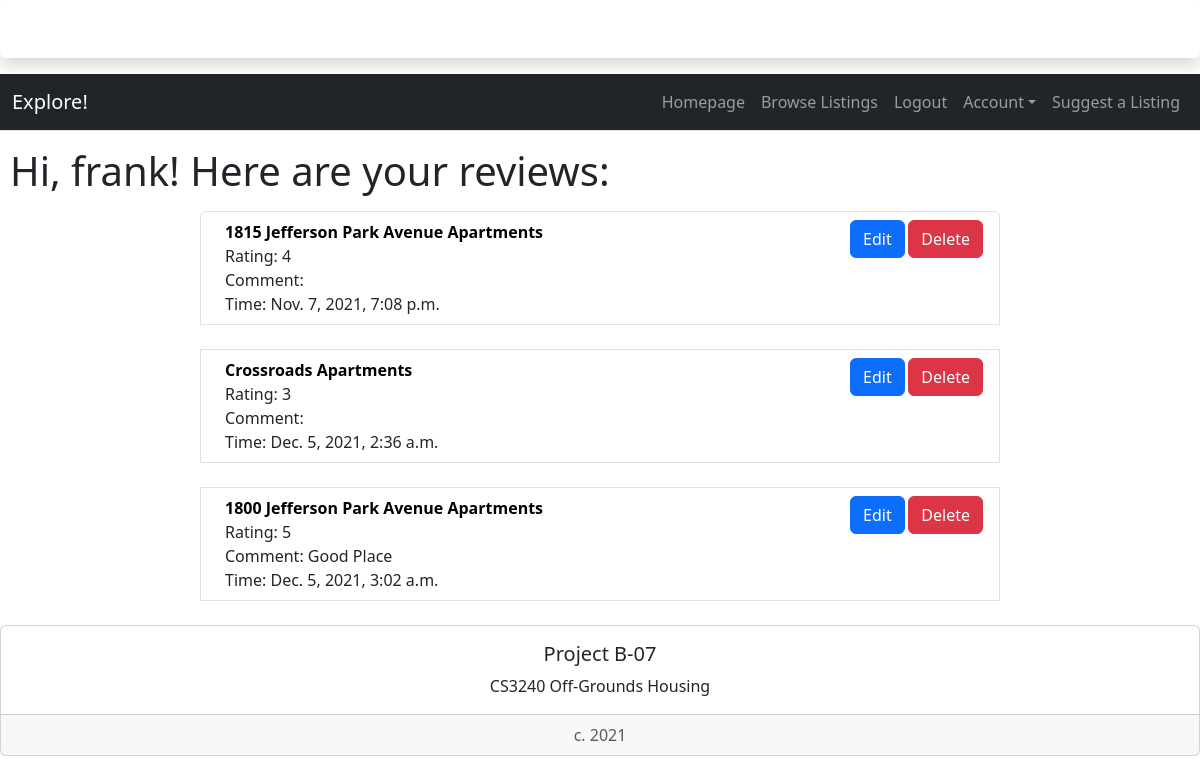
/housing/manage_reviews/ (signed in), run on the app's committed database.
### housing/models.py (models this page shows, shortened)
class Review(models.Model):
    house = models.ForeignKey(StudentHousing, on_delete=models.CASCADE)
    rating = models.IntegerField(default=0)
    comment = models.TextField(max_length=200, default="")
    pub_date = models.DateTimeField('date published')

class StudentHousing(models.Model):
    name = models.CharField(max_length=200)
    distToGrounds = models.FloatField(default=0)
    parking = models.BooleanField()
    minCost = models.IntegerField(default=0)
    maxCost = models.IntegerField(default=0)
    location = models.TextField(max_length=200, null=True)
    landlordEmail = models.CharField(max_length=200, null=True)
    landlordPhone = models.CharField(max_length=200, null=True)
    amenities = models.TextField(max_length=200, null=True)
    deadline = models.CharField(max_length=200, null=True)
    averageRating = models.FloatField(default=0)
    address = models.TextField(max_length=200, null=True)
    image = models.ImageField(blank=True, null=True) #makes it optional to include an image
    lat = models.FloatField(blank=True, null=True) #leave blank
    long = models.FloatField(blank=True, null=True) #leave blank
    def __str__(self):
        return self.name

### housing/views.py (the view)
# urls.py: path('manage_reviews/', views.user_review_list, name='review_list'),
def user_review_list(request):
    review_list = Review.objects.filter(id__in=User.objects.get(email=request.user.email).userreview_set.values_list('review_id', flat=True))
    context = {'review_list': review_list}
    return render(request, 'housing/userReviewList.html', context)

### housing/templates/housing/userReviewList.html (shortened to what this page needs)
<!doctype html>
{% load bootstrap5 %}
{% bootstrap_css %}
{% load socialaccount %}
<div style="width: 100%" class="shadow p-2 mb-3 bg-body rounded text-white">
    <h3 class="font-monospace text-center">Housing for UVA Students by B-07!</h3>
</div>
<nav class="navbar navbar-expand-lg navbar-dark bg-dark border-bottom box-shadow mb-3">
    <div class="container-fluid">
        <a class="navbar-brand">Explore!</a>
        <div class="collapse navbar-collapse justify-content-end" id="navbarNav">
            <ul class="navbar-nav">
                <li class="nav-item">
                    <a class="nav-link" href="{% url 'index' %}">Homepage</a>
                </li>
                <li class="nav-item">
                    <a class="nav-link" href="{% url 'housing:studentHousingList' %}">Browse Listings</a>
                </li>
                {% if user.is_authenticated %}
                <li class="nav-item">
                    <a class="nav-link" href="{% url 'housing:logout' %}">Logout</a>
                </li>
                <li class="nav-item dropdown">
                    <a class="nav-link dropdown-toggle" data-bs-toggle="dropdown" href="#" role="button" id="dropdownMenuLink" aria-haspopup="true" aria-expanded="false">Account</a>
                </li>
                <li class="nav-item">
                    <a class="nav-link" href="{% url 'housing:submission' %}">Suggest a Listing</a>
                </li>
                {% else %}
                <li class="nav-item">
                    <a class="nav-link" href="{% provider_login_url 'google' %}">Login</a>
                </li>
                {% endif %}
            </ul>
        </div>
    </div>
</nav>
{% if user.is_authenticated %}
<div style="font-size:120%">
    <p class="font-weight-bold display-6" style="margin-left: 10px">Hi, {{ user.username }}! Here are your reviews:</p>
</div>
{% endif %}
{% if review_list %}
    <ol class="list-group col-md-8 offset-md-2">
    {% for review in review_list %}
        <li class="list-group-item d-flex justify-content-between align-items-start">
            <div class="ms-2 me-auto">
                <div class="fw-bold"><a style="text-decoration:none; color:black;" href="{% url 'housing:detail' review.house.id %}">{{ review.house }}</a></div>
                Rating: {{ review.rating }}<br>
                Comment: {{ review.comment }}<br>
                Time: {{ review.pub_date }}
            </div>
            <small><a class="btn btn-primary" href="{% url 'housing:review_edit' review.id %}">Edit</a> <a class="btn btn-danger" href="{% url 'housing:review_delete' review.id %}">Delete</a></small>
        </li>
        <br>
    {% endfor %}
    </ol>
{% else %}
    <p>No reviews available.</p>
{% endif %}
<div style="bottom:0; width:100%" class="card text-center">
    <div class="card-body">
        <h5 class="card-title">Project B-07</h5>
        <p class="card-text">CS3240 Off-Grounds Housing</p>
    </div>
    <div class="card-footer text-muted">
        c. 2021
    </div>
</div>

### data on the page
Review: house "1815 Jefferson Park Avenue Apartments", rating "4", pub_date "Nov. 7, 2021, 7:08 p.m."
Review: house "Crossroads Apartments", rating "3", pub_date "Dec. 5, 2021, 2:36 a.m."
Review: house "1800 Jefferson Park Avenue Apartments", rating "5", comment "Good Place", pub_date "Dec. 5, 2021, 3:02 a.m."

### other printed values
{{ user.username }} "frank"
